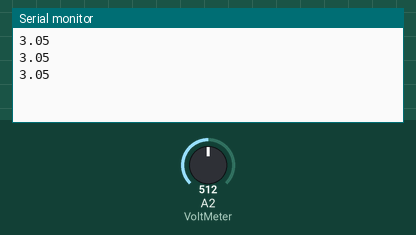
Simulated run of this sketch. Board: Arduino Uno, built with avr-gcc and run on an emulated ATmega328P. Parts: the last lines printed to the serial monitor. Inputs (shaded band) come from the test bench; at power-on: A2 (VoltMeter) = 512.

Above: at 1.2 s.
1.3 s: A2 (VoltMeter) set to 716
At 2.2 s:
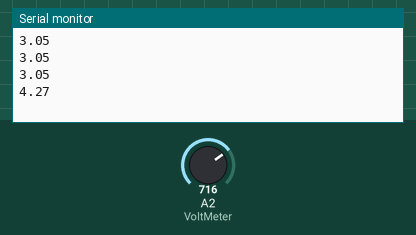
2.8 s: A2 (VoltMeter) set to 900
At 3.3 s:
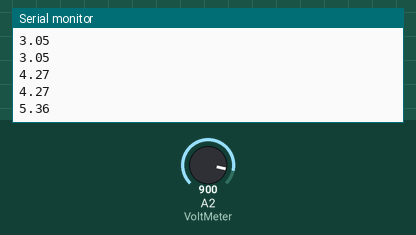
Timing chart, 0 to 5.8 s (numbered marks = the images above; inputs shaded):
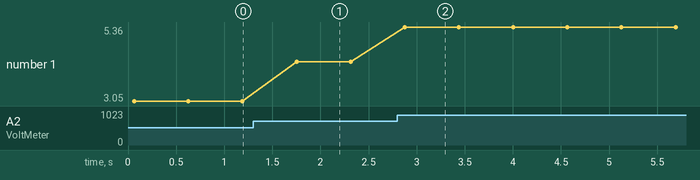

The sketch:

Voltmeter.ino
```cpp
/*
  Voltmeter with Arduino
   modified on 21 Jul 2019
  by Saeed Hosseini @ Electropeak
  https://electropeak.com/learn
*/
const int VoltMeter = 2;
float V = 0.00;
void calculate_voltage() {
  float R1 = 220.0;
  float R2 = 1000.00;
  float v_ref = 5.00;
  float resistor_ratio = 0.00;
  float adc_value = 0.00;
  float voltage = 0.00;
  resistor_ratio = (R2 / (R1 + R2));
  for (int i = 0; i < 20 ; i++)
  {
    adc_value = adc_value + analogRead(VoltMeter);
    delay(3);
  }
  adc_value = adc_value / 20;
  voltage = ((adc_value * v_ref) / 1024);
  V = voltage / resistor_ratio;
}
void setup() {
  Serial.begin(9600);
}
void loop() {
  calculate_voltage();
  Serial.println(V);
  delay(500);
}
```

Measured:
- after the input at 1.3 s, the serial monitor: prints a new line after 0.45 s (image 1)
- after the input at 2.8 s, the serial monitor: prints a new line after 0.08 s (image 2)
- plotted number 1: 3.05 → 4.27 after the input at 1.3 s, 4.27 → 5.36 after the input at 2.8 s
